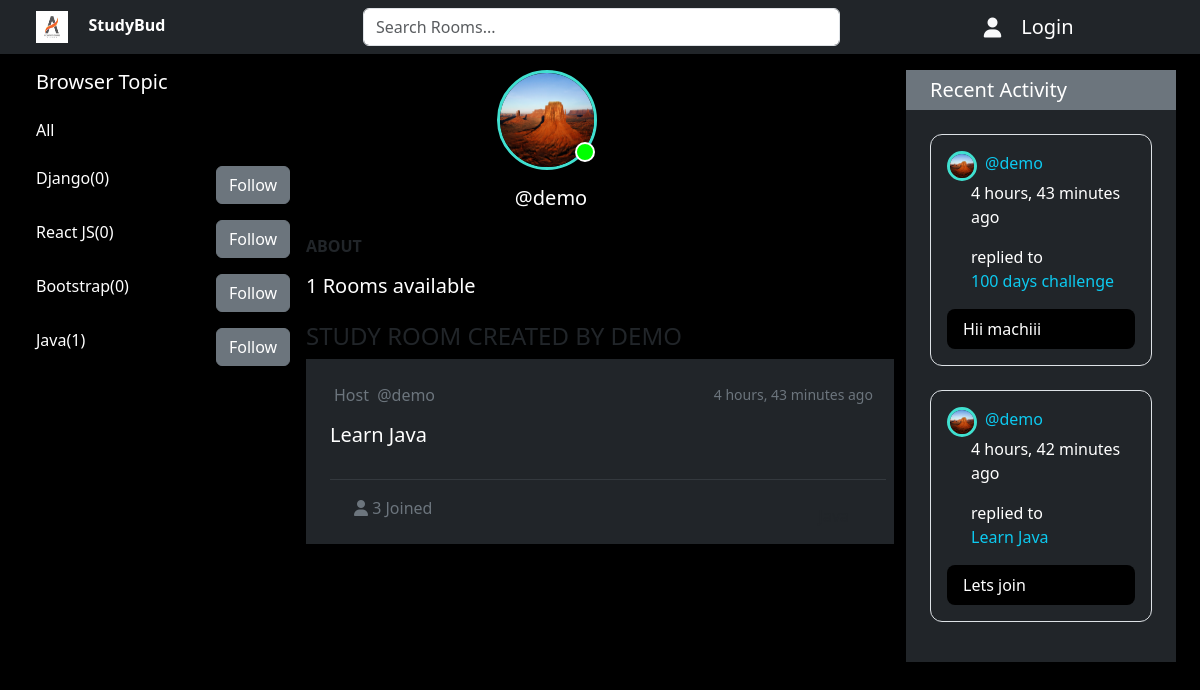
Page /user_profile/15 on the committed database.
### studybudapp/models.py (models this page shows, shortened)
class Topic(models.Model):
    name=models.CharField(max_length=50)
    def __str__(self):
        return self.name

class UserProfile(models.Model):
    user=models.ForeignKey(User,on_delete=models.CASCADE)
    userImage=models.ImageField(upload_to='user_image/',blank=True,null=True)

class Room(models.Model):
    host=models.ForeignKey(UserProfile, on_delete=models.CASCADE,null=True)
    topic=models.ForeignKey(Topic, on_delete=models.CASCADE,null=True)
    name=models.CharField(max_length=100)
    description=models.TextField(max_length=250)
    participants=models.ManyToManyField(UserProfile,related_name='participants',blank=True)
    updated=models.DateTimeField(auto_now=True)
    created=models.DateTimeField(auto_now_add=True)
    class Meta:
        ordering=['-updated','-created']
    def __str__(self):
        return self.name

class Message(models.Model):
    userhost=models.ForeignKey(UserProfile, on_delete=models.CASCADE)
    room=models.ForeignKey(Room,on_delete=models.CASCADE)
    body=models.TextField()
    updated=models.DateTimeField(auto_now=True)
    created=models.DateTimeField(auto_now_add=True)

### studybudapp/views.py (the view)
# urls.py: path('user_profile/<str:pk>',views.userProfile,name="user_profile"),
def userProfile(request,pk):
    userProfile=UserProfile.objects.get(id=pk)
    rooms=Room.objects.filter(Q(
        host__user=userProfile.user
    ))
    messages=userProfile.message_set.all()
    topics=Topic.objects.all()
    topicsProperty=[]
    for i in topics:
        roomCount=Room.objects.filter(Q(
            topic__name=i.name ,
            host__user=userProfile.user)).count()
        data={'topic':i.name,'topicCount':roomCount}
        topicsProperty.append(data)
    context={
        'user':userProfile,
        'rooms':rooms,
        'messages':messages,
        'topicsProperty':topicsProperty,
        'userprofile':getUserProfileId(request) if request.user.is_authenticated else ''
    }
    return render(request,'userProfile.html',context)

### templates/userProfile.html (shortened to what this page needs)
{% extends "master.html" %}
{% load static %}
{% block css %}
<link rel="stylesheet" href="{% static 'css/userprofile.css' %}">
{% endblock css %}
{% block content %}
{% include "navbar.html" %}
<div class="container-fluid userprofile px-4">
  <div class="row">
    <div class= "col-md-3 col-12 mt-3">
      {% include "topics_component.html" %}
    </div>
    <div class="col-md-6 col-12 mt-3 px-lg-0 px-5">
     <div  class="d-flex flex-column col-md-10 col-12 align-items-center">
      {% if user.userImage %}
          <img src="{{user.userImage.url}}" alt="userpic" id="userprofileimage" class=" img-fluid me-2">
      {% else %}
          <img src="{% static 'userRandomPhoto/1.ico' %}" alt="userpic" id="userprofileimage" class=" img-fluid me-2">
      {% endif %}
      <div class="online"></div>
      <span class="h5 mt-3">@{{user.user}}</span>
     </div>
     <div class="about mt-3">
      <p class="fw-bold text-dark">ABOUT</p>
      <p class="h5">{{rooms.all.count}} Rooms available</p>
      <h4 class="mt-4 text-dark">STUDY ROOM CREATED BY {{user.user|upper}} </h4>
     </div>
     <div>
      {% for room in rooms %}
        <div class="col-12 p-2 ps-4 bg-dark text-secondary mb-3">
          <header class="col-12 d-flex justify-content-between align-items-center">
            <div class="d-flex align-items-center col-5">
            <a href="{% url 'user_profile' room.host.id %}" class="text-decoration-none text-secondary py-3"><span class="mx-1">Host</span> @{{room.host.user.username}}</a>
            </div>
              <div class="d-flex justify-content-around col-4">
              <small>{{room.created|timesince}} ago</small>
              </div>
          </header>
        <section class="col-12">
          <h5><a href="/room/{{room.id}}" class="text-decoration-none text-white">{{room.name}}</a></h4>
           <div class="col-12 d-flex flex-wrap">
            {% for participant in room.participants.all %}
            {% if pariticipant.id is not room.host.id %}
            <div class="me-2 p-1">
            </div>
            {% endif %}
            {% endfor %}
          </div>
          <hr>
        </section>
          <footer class="d-flex justify-content-between col-12 align-items-center px-3">
            <div class="d-flex justify-content-between px-2 col-3">
              <p><i class="fa fa-user"></i> {{room.participants.all.count}} Joined</p>
            </div>
            <a href="{% url "home" %}?q={{room.topic}}" class="me-2 btn" id="topic_name">{{room.topic.name}}</a>
          </footer>
      </div>
      {% endfor %}
    </div>
    </div>
    <div class=" mt-3 col-md-3 col-12">
      {% include "activity_component.html" %}
    </div>
  </div>
  </div>
{% endblock content %}

### templates/master.html (shortened to what this page needs)
{% load static %}
{% load bootstrap5 %}
<!DOCTYPE html>
<html lang="en">
<head>
    <link rel="stylesheet" href="{% static 'css/master.css' %}">
    <link rel="stylesheet" href="https://cdnjs.cloudflare.com/ajax/libs/font-awesome/6.6.0/css/all.min.css">
    {% bootstrap_css %}
    {% block css %}{% endblock css %}
</head>
<body class="master">
    {% block content %}{% endblock content %}
</body>
</html>

### templates/navbar.html (shortened to what this page needs)
{% extends "master.html" %}
{% load static %}
{% block content %}
    <nav class="bg-dark container-fluid">
        <div class="col-lg-12 col-md-10 col-12 d-flex flex-column flex-md-row flex-column-reverse justify-content-around align-items-center flex-wrap">
            <div class="col-md-3 p-2 col-12 mt-2 mt-md-0 d-flex d-md-block justify-content-between  align-items-md-center">
                <img src="{% static "images/logo.jpg" %}" alt="logo" class="logo me-3">
                <a href="{% url "home" %}" class="fw-bold text-decoration-none text-white nav-brand">StudyBud</a>
            </div>
            <div class="col-lg-6 col-md-5 col-12 d-flex d-md-block justify-content-center p-2">
                <form action="{% url "home" %}" method="GET" class="col-10">
                    <input type="text" name="q" placeholder="Search Rooms..." class="form-control col-8">
                </form>
            </div>
            <div class="col-md-2 p-2 col-12">
                    {% if request.user.is_authenticated %}
                        <div class="col-12 d-flex justify-content-between align-items-center">
                        {% if userprofile.userImage %}
                            <img src="{{userprofile.userImage.url}}" alt="userpic" id="userimage" class=" img-fluid me-2">
                        {% else %}
                            <img src="{% static 'userRandomPhoto/1.ico' %}" alt="userpic" id="userimage" class=" img-fluid me-2">
                        {% endif %}
                        <a href="{% url "user_profile" userprofile.id %}" class="text-white h5 text-decoration-none">{{ request.user.username|upper }}</a>
                        <a href="{% url "logout" %}" class="fw-normal loginlogoutbtn text-decoration-none nav-brand h5 p-2 ms-auto" >Logout</a>
                        </div>
                    {% else %}
                        <div class="col-md-6 col-12">
                            <div class="col-12 d-flex justify-content-between align-items-center">
                                <div>
                                    <i class="fa fa-user fa-lg text-light me-md-2 me-sm-10"></i>
                                </div>
                                <div>
                                    <a href="{% url 'loginpage' %}" class="text-decoration-none text-white h5">Login</a>
                                </div>
                            </div>
                        </div>
                    {% endif %}
            </div>
        </div>
    </nav>
{% endblock content %}

### templates/topics_component.html
{% extends "master.html" %}
{% block content %}
 <div class="container-fluid ms-md-0">
         <h5 class="text-white">Browser Topic</h5>
         <div class="mb-4 mt-4">
                <a href="/" class="text-white text-decoration-none">All</a>
            </div>
        {% for topic in topicsProperty %}
            <div class="row my-3">
                <div class="col-5">
                    <span class="text-white">{{topic.topic}}({{topic.topicCount}})</span>
                </div>
                <div class="col-4 ms-auto">
                    <a href="{% url 'home' %}?q={{topic.topic}}" class="btn btn-secondary text-white">Follow</a>
                </div>
            </div>
        {% endfor %}
 </div>
{% endblock content %}

### templates/activity_component.html
{% extends "master.html" %}
{% block content %}
<div class="col-12 pb-3 bg-dark">
  <h5 class="bg-secondary text-white p-2 col-12 ps-4">Recent Activity</h5>
  {% for message in messages %}
  <div
    class="d-flex flex-column border border-1 m-4"
    style="border-radius: 12px"
  >
    <div class="col-12 px-3 pt-3">
      <div class="col-2 d-flex">
        <img
          src="{{message.userhost.userImage.url}}"
          alt=""
          id="userimage1"
          class="img-rounded"
        />
        <a
          href="{% url 'user_profile' message.userhost.id %}"
          class="text-decoration-none text-info d-block ms-2"
          >@{{message.userhost.user.username}}
        </a>
      </div>
      <div class="ms-lg-4 ms-0">
        <p class="text-white">{{message.created|timesince}} ago</p>
        <p>
          replied to <span class="text-info d-block">{{message.room}}</span>
        </p>
      </div>
    </div>
    <p
      class="px-3 mx-lg-3 mx-1 py-2 rounded-3"
      style="background-color: black; color: white;"
    >
      {{message.body}}
    </p>
  </div>
  {% endfor %}
</div>
{% endblock content %}

### static/css/master.css (style rules this page uses)
* { margin: 0; padding: 0; box-sizing: border-box; }
#userimage1 { width: 30px; height: 30px; border-radius: 50%; border: 3px solid turquoise; position: relative; }
.logo { width: 2em; height: 2em; }
.userprofile { background-color: black; color: white; min-height: 100vh; }
#userprofileimage { width: 100px; height: 100px; border-radius: 50%; border: 3px solid turquoise; position: relative; object-position: center; }

### static/css/userprofile.css (style rules this page uses)
.userprofile { background-color: black; color: white; min-height: 100vh; }
#userprofileimage { width: 100px; height: 100px; border-radius: 50%; border: 3px solid turquoise; position: relative; object-position: center; }
.online { width: 20px; height: 20px; border-radius: 50%; background-color: lime; position: absolute; margin-top: 4.5em; margin-left: 4.3em; border: 2px solid white; }

### rows in the picture
Topic: topic "Django"
Topic: topic "React JS"
Topic: topic "Bootstrap"
Topic: topic "Java"
UserProfile: userImage (picture), user "demo", user "DEMO"
Room: host.user.username "demo", created "4 hours, 43 minutes", name "Learn Java", participants.all.count "3"
Message: userhost.userImage (picture), userhost.user.username "demo", created "4 hours, 43 minutes", room "100 days challenge", body "Hii machiii"
Message: userhost.userImage (picture), userhost.user.username "demo", created "4 hours, 42 minutes", room "Learn Java", body "Lets join"

### other values in the picture
{{ topic.topicCount }} "0" "0" "0" "1"
{{ rooms.all.count }} "1"
